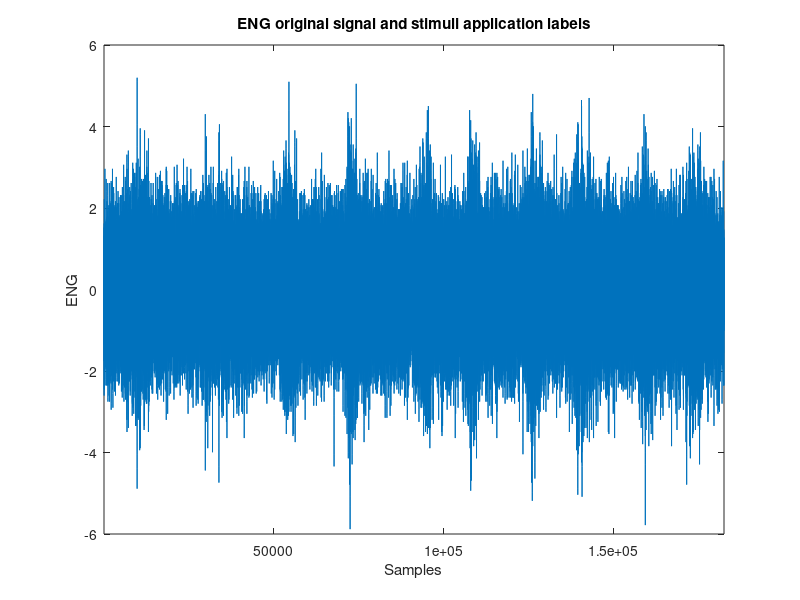

This chart was generated by the following MATLAB code: (Note: this script raises an error after producing the figure.)
%% Working with the ENG rat data recorded from the experiments with cuff electrodes

clear all
close all
clc

%% Data Import 

d=importdata('Brush.txt');


%% Raw data and labels
signal=d(:,1);
labels=d(:,2);
labels=round(labels); % Because there could be some noise in the analogical signal. 
Fs = 20000;

figure(1)
plot(zscore(signal));
hold on;
title('ENG original signal and stimuli application labels')
xlim([1 , length(signal)]);
ylabel('ENG');
xlabel('Samples')

yyaxis right
plot(zscore(labels),'r');
ylim([-5 5])
ylabel('Labels: -1 = rest, +1 = activity');


%% Examination of the spectral context of the signal-PSD

[rows_act,cols_act,values_act] = find(labels>0);
[rows_rest,cols_rest,values_rest] = find(labels==0);

figure(2)
signalOfInterest = signal(rows_act);
notOfInterest    = signal(rows_rest);
h = spectrum.welch; % creates the Welch spectrum estimator
SOIf=psd(h,signalOfInterest,'Fs',Fs); % calculates and plot the one sided PSD
NOIf=psd(h,notOfInterest,'Fs',Fs);
plot(SOIf); % Plot the one-sided PSD. 
hold on;
plot(NOIf);
title('Spectrum of SOI, and NOI for the stimuli application')

ciao = SOIf.copy();

figure(3)
plot(SOIf.getdata() - NOIf.getdata());
xlim([0 130])
xticks(0:13:130)
xticklabels(xticks/13)
ylabel('Power/frequency (dB/Hz)')
xlabel('Frequency (kHz)')
title('Difference spectrum of SOI, and NOI for the stimuli application');
grid on

%% Filtering 

%Determine the Low pass cutoff frequency for your filter
Fl=800;
%Determine the High pass cutoff frequency for your filter
Fh=2200;


[Signal_filtered]=filtra(signal',Fs,Fl,Fh);

figure(3)
soi_f=Signal_filtered(rows_act);
noi_f=Signal_filtered(rows_rest);
h1 = spectrum.welch; % creates the Welch spectrum estimator
SOI_f=psd(h,soi_f,'Fs',Fs); % calculates and plot the one sided PSD
NOI_f=psd(h,noi_f,'Fs',Fs);
plot(SOI_f); % Plot the one-sided PSD. 
hold on;
plot(NOI_f);
title('Spectrum of SOI, and NOI for VF')

%% Feature extraction 

% Determine the step size                                          
step=Fs*0.1; 

% Compute the MAV and Zero-Crossing features for each time window                      
% Hint: MAV and ZeroCross can be functions in separate files         


L2=length(signal);
for i=1:step:(L2-step)
    % Compute MAV and ZCross features and store them in a 2D
    % "features" vector
end

% Resizing the label vector to the size of the features vector
for i=1:step:(L2-step) 
    z=ceil(i/step);
    labels_resized(z)=labels(i);
end

% plot the zscored features along with the corresponding labels



%% Signal-to-Noise Estimation

% Extract the features for the non zero labels

% Compute Activation 

% Extract the features for the labels = zero

% Compute the noise, SNR and SNR in dB
